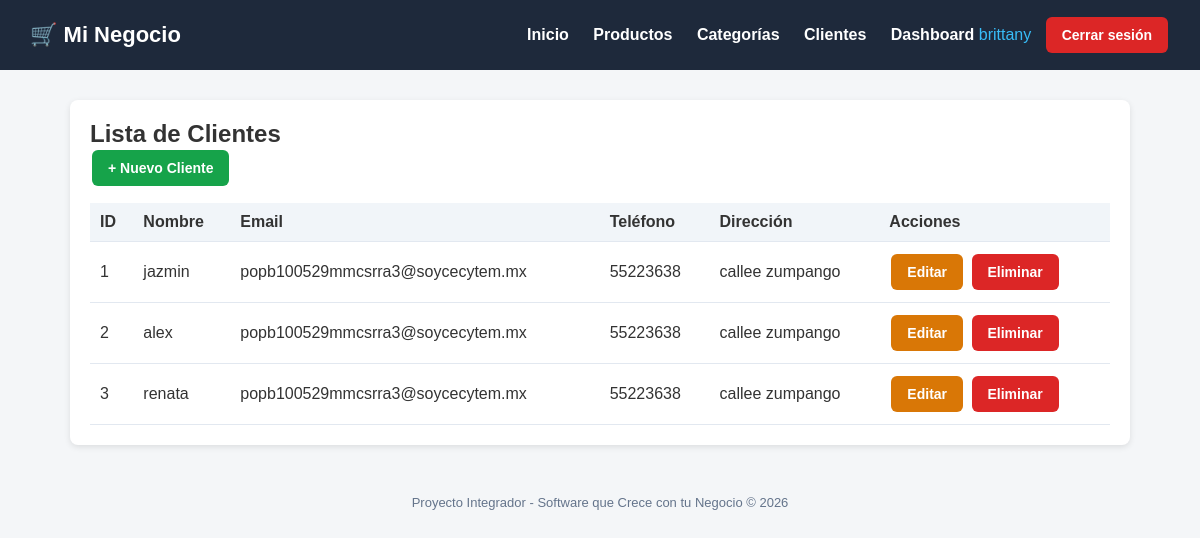
The app's page /clientes/ (signed in) with its own data.
### tienda/models.py (models this page shows, shortened)
class Cliente(models.Model):
    nombre = models.CharField(max_length=200)
    email = models.EmailField()
    telefono = models.CharField(max_length=20)
    direccion = models.TextField()
    fecha_registro = models.DateTimeField(auto_now_add=True)
    class Meta:
        verbose_name = "Cliente"
        verbose_name_plural = "Clientes"

### tienda/views.py (the view)
# urls.py: path('clientes/', views.lista_clientes, name='lista_clientes'),
@login_required
def lista_clientes(request):
    clientes = Cliente.objects.all()
    return render(request, 'tienda/clientes/lista.html', {'clientes': clientes})

### tienda/templates/tienda/clientes/lista.html (shortened to what this page needs)
{% extends 'base.html' %}
{% block content %}
<div class="card">
    <h2>Lista de Clientes</h2>
    <a href="{% url 'crear_cliente' %}" class="btn btn-success">+ Nuevo Cliente</a>
    <table>
        <thead>
            <tr>
                <th>ID</th>
                <th>Nombre</th>
                <th>Email</th>
                <th>Teléfono</th>
                <th>Dirección</th>
                <th>Acciones</th>
            </tr>
        </thead>
        <tbody>
            {% for cliente in clientes %}
            <tr>
                <td>{{ cliente.id }}</td>
                <td>{{ cliente.nombre }}</td>
                <td>{{ cliente.email }}</td>
                <td>{{ cliente.telefono }}</td>
                <td>{{ cliente.direccion }}</td>
                <td>
                    <a href="{% url 'editar_cliente' cliente.pk %}" class="btn btn-warning">Editar</a>
                    <a href="{% url 'eliminar_cliente' cliente.pk %}" class="btn btn-danger">Eliminar</a>
                </td>
            </tr>
            {% empty %}
            <tr>
                <td colspan="6">No hay clientes registrados.</td>
            </tr>
            {% endfor %}
        </tbody>
    </table>
</div>
{% endblock %}

### tienda/templates/base.html (shortened to what this page needs)
<!DOCTYPE html>
<html lang="es">
<head>
</head>
<body>
    <header>
        <h1>🛒 Mi Negocio</h1>
<nav>
    <a href="{% url 'inicio' %}">Inicio</a>
    <a href="{% url 'lista_productos' %}">Productos</a>
    <a href="{% url 'lista_categorias' %}">Categorías</a>
    <a href="{% url 'lista_clientes' %}">Clientes</a>
    {% if user.is_authenticated %}
        <a href="{% url 'dashboard' %}">Dashboard</a>
        <span style="color:#38bdf8;">{{ user.username }}</span>
        <form action="{% url 'logout' %}" method="post" style="display:inline;">
            <button type="submit" class="btn btn-danger" style="margin-left:10px;">Cerrar sesión</button>
        </form>
    {% else %}
        <a href="{% url 'login' %}">Iniciar sesión</a>
    {% endif %}
</nav>
    </header>
    <div class="container">
        {% block content %}{% endblock %}
    </div>
    <footer>
        Proyecto Integrador - Software que Crece con tu Negocio &copy; {% now "Y" %}
    </footer>
</body>
</html>

### tienda/templates/base.html (style rules this page uses)
* { margin: 0; padding: 0; box-sizing: border-box; }
body { font-family: Arial, sans-serif; background: #f4f6f8; color: #333; }
header { background: #1e293b; color: #fff; padding: 15px 30px; display: flex; justify-content: space-between; align-items: center; }
header h1 { font-size: 22px; }
header nav a { color: #fff; text-decoration: none; margin-left: 20px; font-weight: bold; }
.container { max-width: 1100px; margin: 30px auto; padding: 0 20px; }
.card { background: #fff; border-radius: 8px; padding: 20px; box-shadow: 0 2px 6px rgba(0,0,0,0.1); margin-bottom: 20px; }
.btn { display: inline-block; padding: 10px 16px; border-radius: 6px; text-decoration: none; color: #fff; font-weight: bold; border: none; cursor: pointer; font-size: 14px; margin: 2px; }
.btn-success { background: #16a34a; }
.btn-danger { background: #dc2626; }
.btn-warning { background: #d97706; }
table { width: 100%; border-collapse: collapse; margin-top: 15px; }
th, td { padding: 10px; text-align: left; border-bottom: 1px solid #e2e8f0; }
th { background: #f1f5f9; }
footer { text-align: center; padding: 20px; color: #64748b; font-size: 13px; }

### records on screen
Cliente: id "1", nombre "jazmin", email "popb100529mmcsrra3@soycecytem.mx", telefono "55223638", direccion "callee zumpango"
Cliente: id "2", nombre "alex", email "popb100529mmcsrra3@soycecytem.mx", telefono "55223638", direccion "callee zumpango"
Cliente: id "3", nombre "renata", email "popb100529mmcsrra3@soycecytem.mx", telefono "55223638", direccion "callee zumpango"

### other values on screen
{{ user.username }} "brittany"
